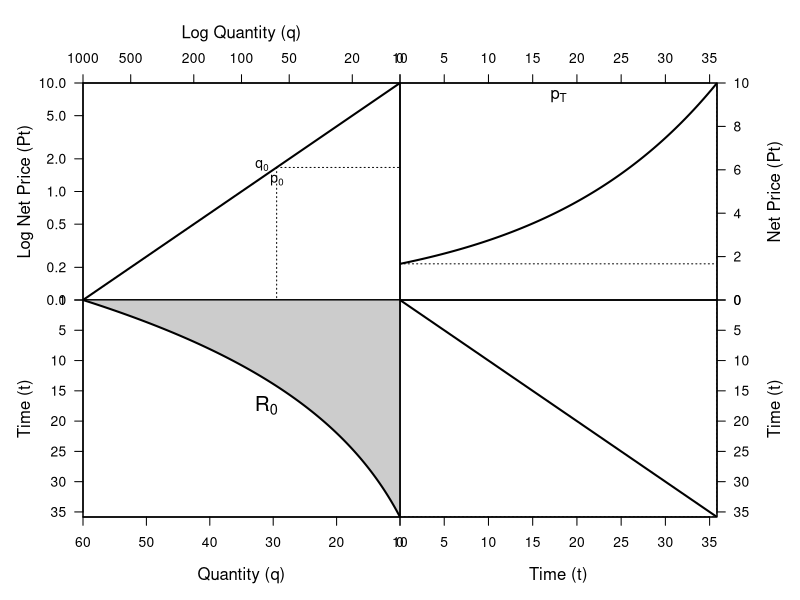

This figure's R source:
# Part 1: Data Generation (Simplified for a single scenario)
# Step A: Define Model Parameters
r_base <- 0.05; R0_base <- 1000
pT <- 10; A <- 100; epsilon <- 1.0

# Step B: Define Core Economic Functions 
d_nonlinear <- function(p) A * p^(-epsilon)
stock_root_finder <- function(Tf, r, R) {
  quantity_as_a_function_of_time <- function(t) {
    price_at_t <- pT * exp(-r * (Tf - t))
    return(ifelse(price_at_t <= 0, Inf, d_nonlinear(price_at_t)))
  }
  total_extraction <- integrate(quantity_as_a_function_of_time, lower = 0, upper = Tf)$value
  return(R - total_extraction)
}

# Step C: Solve for the Baseline Path 
Tf_base <- uniroot(stock_root_finder, c(1, 200), r = r_base, R = R0_base)$root
time_base <- seq(0, Tf_base, length.out = 100); price_base <- pT * exp(-r_base * (Tf_base - time_base))
quantity_base <- d_nonlinear(price_base)


# Part 2: The Final, Single-Scenario Plotting Function
create_final_single_plot <- function(time, price, quantity, R0) {
  
  if (dev.cur() != 1) dev.off()
  layout(matrix(c(1, 2, 3, 4), nrow = 2, byrow = TRUE))
  par(oma = c(0, 0, 0, 0))
  
  # Define key points
  p0 <- price[1]; q0 <- quantity[1]; Tf <- max(time)
  
  # Plot 1: Demand Curve (Top-Left) --- NOW LOG-LINEARIZED ---
  par(mar = c(0, 5, 5, 0))
  p_demand <- seq(0.1, pT, length.out = 100); q_demand <- d_nonlinear(p_demand)
  
  # ** THE FIX IS HERE: Use log="xy" to create a log-log plot **
  plot(q_demand, p_demand, type = "l", lwd = 2,
       log = "xy", # This transforms both axes to a log scale
       xaxs = "i", yaxs = "i",
       xlim = rev(range(q_demand)), # Keep original data for limits
       ylim = c(min(p_demand), pT), # Start y-axis from the minimum price
       xaxt = "n", yaxt = "n", xlab = "", ylab = "")
  
  # Segments must also use the original, untransformed data
  segments(q0, p0, 1e-9, p0, lty = 3, col = "black") # Use a tiny number for the axis
  segments(q0, p0, q0, 1e-9, lty = 3, col = "black")
  
  # Manually create log-scale axes
  axis(side = 2, las = 1)
  axis(side = 3)
  mtext("Log Net Price (Pt)", side = 2, line = 3)
  mtext("Log Quantity (q)", side = 3, line = 2.5)
  box()
  
  # Label placement
  text(q0, p0, labels = expression(p[0]), pos = 1, offset = 0.5)
  text(q0, p0, labels = expression(q[0]), pos = 2, offset = 0.5)
  
  # Plot 2: Price Path (Top-Right)
  par(mar = c(0, 0, 5, 5))
  plot(time, price, type = "l", lwd = 2, lty = 1, col = "black",
       xaxs = "i", yaxs = "i", xlim = c(0, Tf), ylim = c(0, pT),
       xaxt = "n", yaxt = "n", xlab = "", ylab = "")
  segments(0, p0, Tf, p0, lty = 3, col = "black")
  segments(Tf, 0, Tf, pT, lty = 3, col = "black")
  axis(side = 3); axis(side = 4, las = 1)
  mtext("Net Price (Pt)", side = 4, line = 3); box()
  
  # Label placement
  text(Tf / 2, pT, labels = expression(p[T]), pos = 1, cex = 1.2)
  
  # Plot 3: Extraction Path (Bottom-Left)
  par(mar = c(5, 5, 0, 0))
  plot(quantity, time, type = "n",
       xaxs = "i", yaxs = "i",
       xlim = rev(range(quantity)), # Use the full range here
       ylim = rev(range(time)),
       xaxt = "n", yaxt = "n", xlab = "", ylab = "")
  polygon_x <- c(0, quantity, 0); polygon_y <- c(0, time, Tf)
  polygon(polygon_x, polygon_y, col = "gray80", border = NA)
  lines(quantity, time, lwd = 2, lty = 1, col = "black")
  axis(side = 1); mtext("Quantity (q)", side = 1, line = 3)
  axis(side = 2, las = 1); mtext("Time (t)", side = 2, line = 3); box()
  
  # Label placement
  text(mean(quantity), mean(time), labels = expression(R[0]), pos = 2, cex = 1.5)
  
  # Plot 4: 45-degree Line (Bottom-Right)
  par(mar = c(5, 0, 0, 5))
  plot(time, time, type = "l", lwd = 2, lty = 1, col = "black",
       xaxs = "i", yaxs = "i", xlim = c(0, Tf), ylim = rev(range(time)),
       xaxt = "n", yaxt = "n", xlab = "", ylab = "")
  segments(0, Tf, Tf, Tf, lty = 3, col = "black")
  segments(Tf, 0, Tf, Tf, lty = 3, col = "black")
  axis(side = 1); mtext("Time (t)", side = 1, line = 3)
  axis(side = 4, las = 1); mtext("Time (t)", side = 4, line = 3); box()
}


# Part 3: Image time, let's go
create_final_single_plot(
  time = time_base,
  price = price_base,
  quantity = quantity_base,
  R0 = R0_base
)